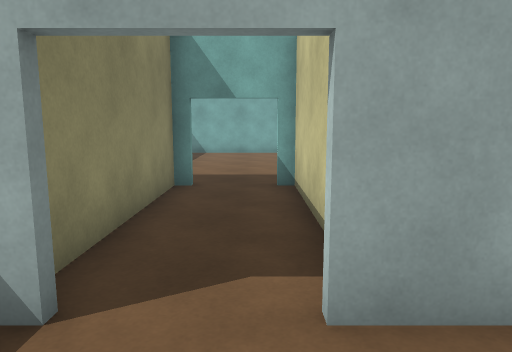
[1] (above)

16 first-person views from a walk through a Unity game level. The camera is 1.4 m above the floor, tilts 8° down and sees 70° across. The floor is counted in squares, 1 m on a side. Each view is taken from the middle of a square. On the plan, view 1 faces up. The plan holds only what a view shows up to about 16 squares ahead; the rest is blank. The place goes on beyond the plan. The player is left out.

[2]
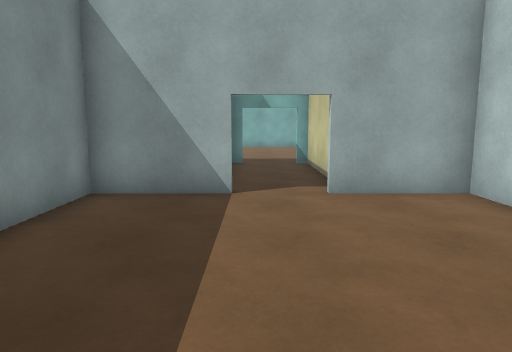

[3]
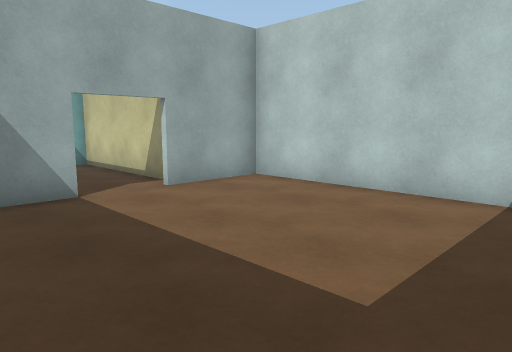

[4]
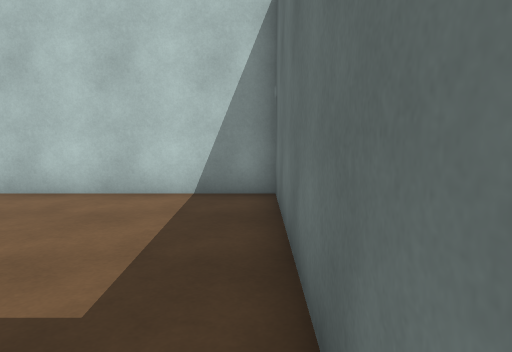

[5]
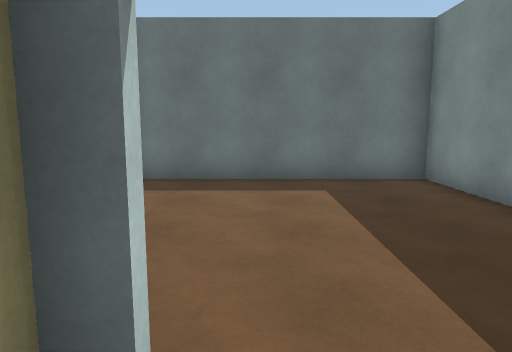

[6]
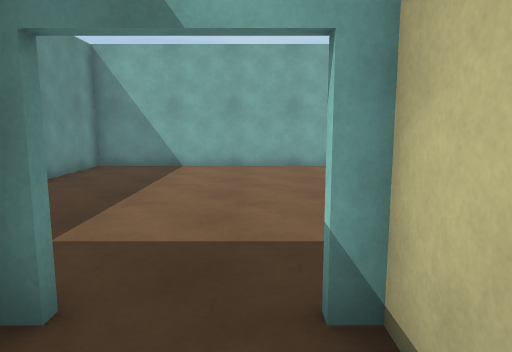

[7]
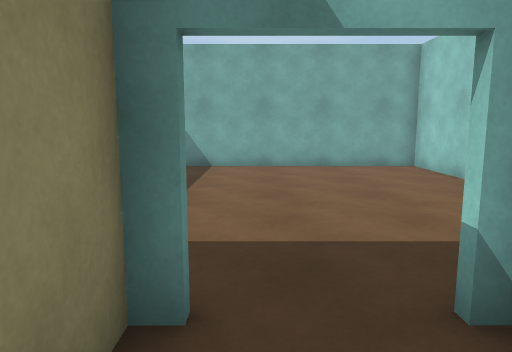

[8]
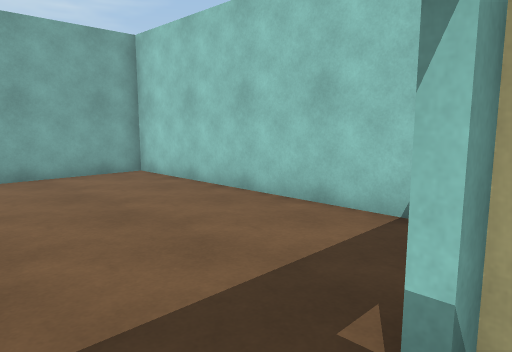

[9]
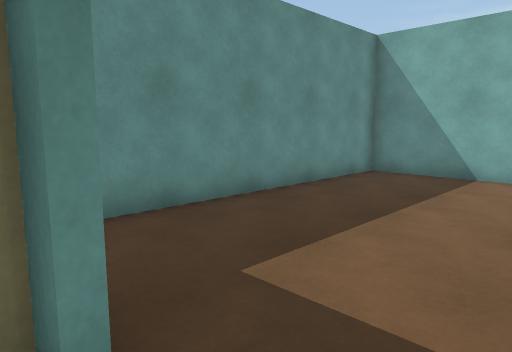

[10]
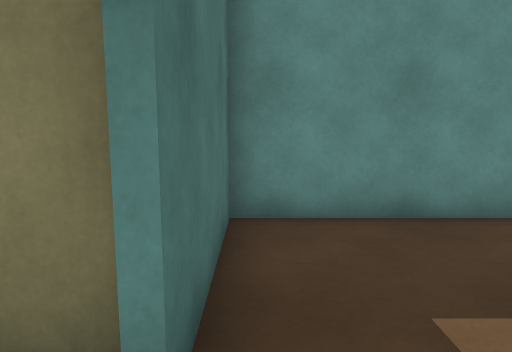

[11]
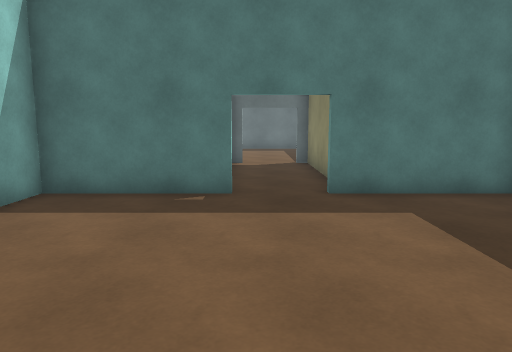

[12]
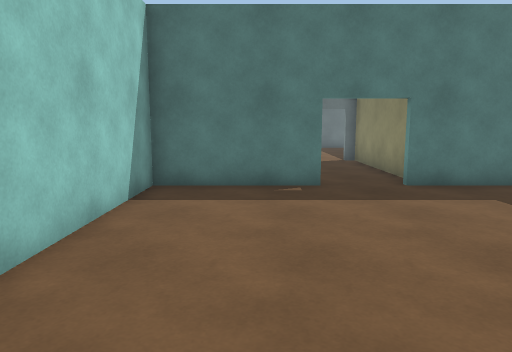

[13]
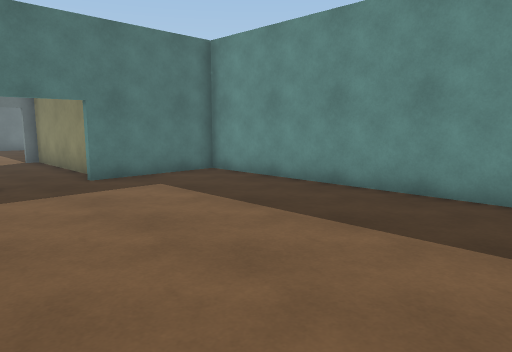

[14]
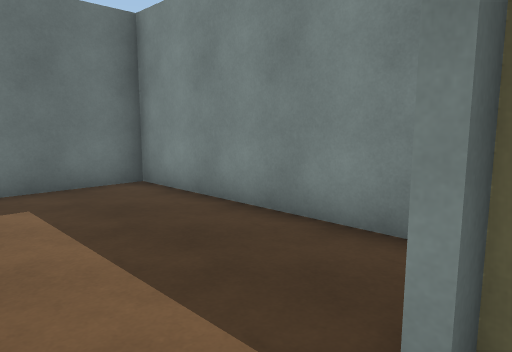

[15]
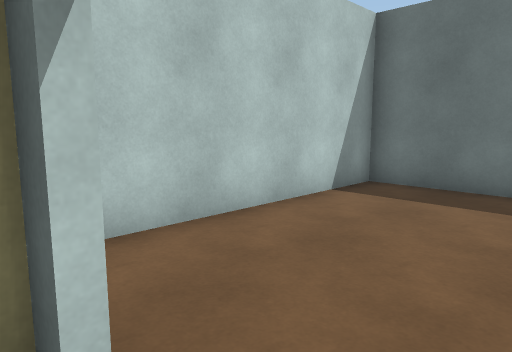

[16]
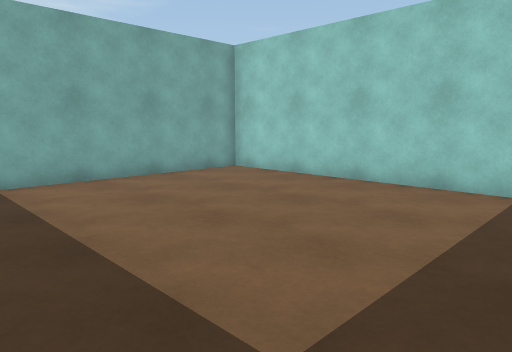

### Floor plan
Points are (right, up) in squares from view 1. A wall is a line through its corners. A room is listed if a view was taken in it or the views show most of it. See-through windows are left out.
Room 1 (views 1, 2, 3, 4)
walls: (-1.4, 2.4) (-4.4, 2.4) (-4.4, -5.4) (3.4, -5.4) (3.4, 2.4) (0.5, 2.4)
ways out: opening at (-0.5, 3) to room 2
Room 2 (views 5, 6, 7, 8, 9, 10, 11, 12, 13, 14, 15, 16)
walls: (0.4, 8.6) (4.4, 8.6) (4.4, 18.4) (-5.4, 18.4) (-5.4, 8.6) (-1.4, 8.6); (-1.9, 8.4) (-1.9, 2.6); (0.9, 2.6) (0.9, 8.4)
ways out: opening at (-0.5, 3) to room 1

Where each view was taken, in squares from view 1:
view 1: 0 up, 0 right, facing up
view 2: 5 down, 1 left, facing up
view 3: 5 down, 4 left, facing up-right
view 4: 5 down, 4 left, facing right
view 5: 4 up, 0 right, facing down
view 6: 6 up, 0 right, facing up
view 7: 6 up, 1 left, facing up
view 8: 8 up, 1 left, facing up-right
view 9: 8 up, 0 right, facing up-left
view 10: 9 up, 0 right, facing left
view 11: 16 up, 0 right, facing down
view 12: 17 up, 2 right, facing down
view 13: 18 up, 2 right, facing down-left
view 14: 3 up, 0 right, facing down-left
view 15: 3 up, 1 left, facing down-right
view 16: 9 up, 4 left, facing up-right
